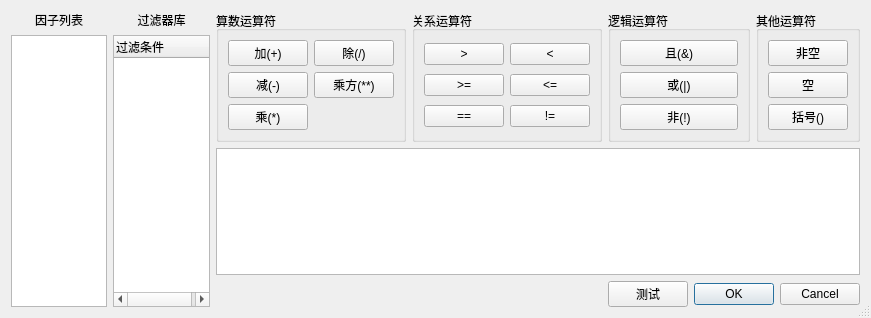
<?xml version="1.0" encoding="UTF-8"?>
<ui version="4.0">
 <class>IDFilterDlg</class>
 <widget class="QDialog" name="IDFilterDlg">
  <property name="geometry">
   <rect>
    <x>0</x>
    <y>0</y>
    <width>871</width>
    <height>318</height>
   </rect>
  </property>
  <property name="windowTitle">
   <string>ID 过滤器</string>
  </property>
  <property name="sizeGripEnabled">
   <bool>true</bool>
  </property>
  <layout class="QGridLayout" name="gridLayout_3">
   <item row="0" column="0">
    <widget class="QLabel" name="label_2">
     <property name="sizePolicy">
      <sizepolicy hsizetype="Preferred" vsizetype="Fixed">
       <horstretch>0</horstretch>
       <verstretch>0</verstretch>
      </sizepolicy>
     </property>
     <property name="text">
      <string>&lt;html&gt;&lt;head/&gt;&lt;body&gt;&lt;p align=&quot;center&quot;&gt;因子列表&lt;/p&gt;&lt;/body&gt;&lt;/html&gt;</string>
     </property>
     <property name="buddy">
      <cstring>DSList</cstring>
     </property>
    </widget>
   </item>
   <item row="0" column="1">
    <widget class="QLabel" name="label">
     <property name="sizePolicy">
      <sizepolicy hsizetype="Preferred" vsizetype="Fixed">
       <horstretch>0</horstretch>
       <verstretch>0</verstretch>
      </sizepolicy>
     </property>
     <property name="text">
      <string>&lt;html&gt;&lt;head/&gt;&lt;body&gt;&lt;p align=&quot;center&quot;&gt;过滤器库&lt;/p&gt;&lt;/body&gt;&lt;/html&gt;</string>
     </property>
     <property name="buddy">
      <cstring>IDFilterLibTree</cstring>
     </property>
    </widget>
   </item>
   <item row="2" column="2" colspan="6">
    <widget class="QTextEdit" name="ConditionTextEdit">
     <property name="font">
      <font>
       <pointsize>12</pointsize>
      </font>
     </property>
     <property name="cursor" stdset="0">
      <cursorShape>IBeamCursor</cursorShape>
     </property>
    </widget>
   </item>
   <item row="3" column="6" colspan="2">
    <widget class="QDialogButtonBox" name="FinishButtonBox">
     <property name="standardButtons">
      <set>QDialogButtonBox::Cancel|QDialogButtonBox::Ok</set>
     </property>
    </widget>
   </item>
   <item row="1" column="1" rowspan="3">
    <widget class="QTreeWidget" name="IDFilterLibTree">
     <property name="contextMenuPolicy">
      <enum>Qt::ActionsContextMenu</enum>
     </property>
     <column>
      <property name="text">
       <string>过滤条件</string>
      </property>
     </column>
    </widget>
   </item>
   <item row="1" column="0" rowspan="3">
    <widget class="QListWidget" name="DSList"/>
   </item>
   <item row="0" column="2" rowspan="2">
    <widget class="QGroupBox" name="groupBox">
     <property name="title">
      <string>算数运算符</string>
     </property>
     <layout class="QGridLayout" name="gridLayout">
      <item row="0" column="0">
       <widget class="QPushButton" name="PlusButton">
        <property name="text">
         <string>加(+)</string>
        </property>
       </widget>
      </item>
      <item row="0" column="1">
       <widget class="QPushButton" name="DivideButton">
        <property name="text">
         <string>除(/)</string>
        </property>
       </widget>
      </item>
      <item row="1" column="0">
       <widget class="QPushButton" name="MinusButton">
        <property name="text">
         <string>减(-)</string>
        </property>
       </widget>
      </item>
      <item row="1" column="1">
       <widget class="QPushButton" name="PowerButton">
        <property name="text">
         <string>乘方(**)</string>
        </property>
       </widget>
      </item>
      <item row="2" column="0">
       <widget class="QPushButton" name="TimeButton">
        <property name="text">
         <string>乘(*)</string>
        </property>
       </widget>
      </item>
     </layout>
    </widget>
   </item>
   <item row="0" column="3" rowspan="2" colspan="2">
    <widget class="QGroupBox" name="groupBox_2">
     <property name="title">
      <string>关系运算符</string>
     </property>
     <layout class="QGridLayout" name="gridLayout_2">
      <item row="0" column="0">
       <widget class="QPushButton" name="GreaterButton">
        <property name="text">
         <string>&gt;</string>
        </property>
       </widget>
      </item>
      <item row="0" column="1">
       <widget class="QPushButton" name="LessButton">
        <property name="text">
         <string>&lt;</string>
        </property>
       </widget>
      </item>
      <item row="1" column="0">
       <widget class="QPushButton" name="GreaterEqualButton">
        <property name="text">
         <string>&gt;=</string>
        </property>
       </widget>
      </item>
      <item row="1" column="1">
       <widget class="QPushButton" name="LessEqualButton">
        <property name="text">
         <string>&lt;=</string>
        </property>
       </widget>
      </item>
      <item row="2" column="0">
       <widget class="QPushButton" name="EqualButton">
        <property name="text">
         <string>==</string>
        </property>
       </widget>
      </item>
      <item row="2" column="1">
       <widget class="QPushButton" name="NotEqualButton">
        <property name="text">
         <string>!=</string>
        </property>
       </widget>
      </item>
     </layout>
    </widget>
   </item>
   <item row="0" column="5" rowspan="2" colspan="2">
    <widget class="QGroupBox" name="groupBox_3">
     <property name="title">
      <string>逻辑运算符</string>
     </property>
     <layout class="QVBoxLayout" name="verticalLayout">
      <item>
       <widget class="QPushButton" name="AndButton">
        <property name="text">
         <string>且(&amp;&amp;)</string>
        </property>
       </widget>
      </item>
      <item>
       <widget class="QPushButton" name="OrButton">
        <property name="text">
         <string>或(|)</string>
        </property>
       </widget>
      </item>
      <item>
       <widget class="QPushButton" name="NotButton">
        <property name="text">
         <string>非(!)</string>
        </property>
       </widget>
      </item>
     </layout>
    </widget>
   </item>
   <item row="0" column="7" rowspan="2">
    <widget class="QGroupBox" name="groupBox_4">
     <property name="title">
      <string>其他运算符</string>
     </property>
     <layout class="QVBoxLayout" name="verticalLayout_2">
      <item>
       <widget class="QPushButton" name="NotNullButton">
        <property name="text">
         <string>非空</string>
        </property>
       </widget>
      </item>
      <item>
       <widget class="QPushButton" name="NullButton">
        <property name="text">
         <string>空</string>
        </property>
       </widget>
      </item>
      <item>
       <widget class="QPushButton" name="BracketsButton">
        <property name="text">
         <string>括号()</string>
        </property>
       </widget>
      </item>
     </layout>
    </widget>
   </item>
   <item row="3" column="5">
    <widget class="QPushButton" name="TestButton">
     <property name="text">
      <string>测试</string>
     </property>
    </widget>
   </item>
   <item row="3" column="2" colspan="3">
    <spacer name="horizontalSpacer">
     <property name="orientation">
      <enum>Qt::Horizontal</enum>
     </property>
     <property name="sizeHint" stdset="0">
      <size>
       <width>264</width>
       <height>20</height>
      </size>
     </property>
    </spacer>
   </item>
  </layout>
  <zorder>DSList</zorder>
  <zorder>ConditionTextEdit</zorder>
  <zorder>label</zorder>
  <zorder>label_2</zorder>
  <zorder>TestButton</zorder>
  <zorder>FinishButtonBox</zorder>
  <zorder>groupBox</zorder>
  <zorder>groupBox_2</zorder>
  <zorder>groupBox_3</zorder>
  <zorder>groupBox_4</zorder>
  <zorder>horizontalSpacer</zorder>
  <zorder>IDFilterLibTree</zorder>
 </widget>
 <tabstops>
  <tabstop>IDFilterLibTree</tabstop>
  <tabstop>ConditionTextEdit</tabstop>
  <tabstop>TestButton</tabstop>
  <tabstop>FinishButtonBox</tabstop>
  <tabstop>DSList</tabstop>
 </tabstops>
 <resources/>
 <connections/>
</ui>
